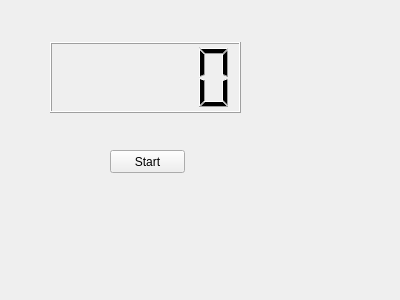
<?xml version="1.0" encoding="UTF-8"?>
<ui version="4.0">
 <class>ThreadWidget</class>
 <widget class="QWidget" name="ThreadWidget">
  <property name="geometry">
   <rect>
    <x>0</x>
    <y>0</y>
    <width>400</width>
    <height>300</height>
   </rect>
  </property>
  <property name="windowTitle">
   <string>ThreadWidget</string>
  </property>
  <widget class="QLCDNumber" name="lcdNumber">
   <property name="geometry">
    <rect>
     <x>50</x>
     <y>42</y>
     <width>191</width>
     <height>71</height>
    </rect>
   </property>
  </widget>
  <widget class="QPushButton" name="pushButton">
   <property name="geometry">
    <rect>
     <x>110</x>
     <y>150</y>
     <width>75</width>
     <height>23</height>
    </rect>
   </property>
   <property name="text">
    <string>Start</string>
   </property>
  </widget>
 </widget>
 <layoutdefault spacing="6" margin="11"/>
 <resources/>
 <connections/>
</ui>
